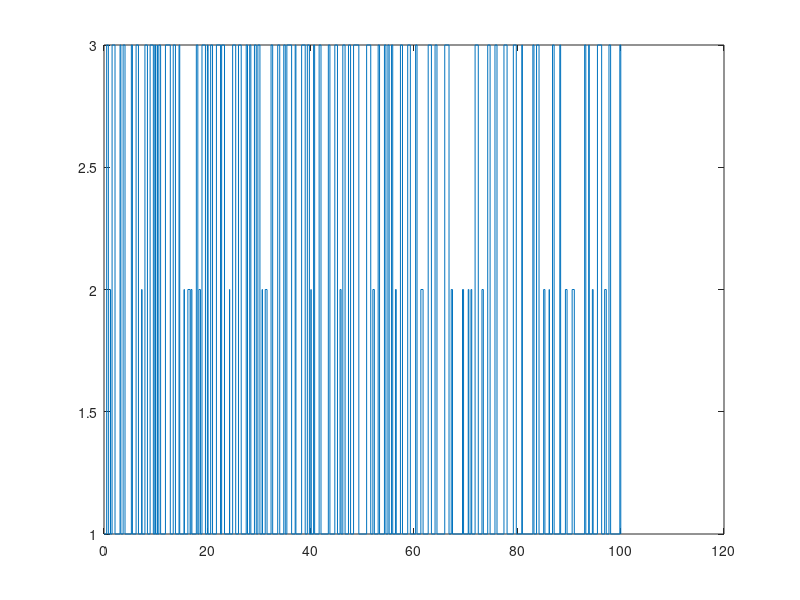

The MATLAB source for this figure:
clc; close all; clear all;

%% state machines-slide 25 L07

s=1;
t=0;
Tmax=100;
trace=[t,s];
Ts1=0;
Ts2=0;
Ts3=0;
C=0;

% slide 18- L07
while t<Tmax
    if s==1
       dt=-(log(rand())+ log(rand())+ log(rand())+ log(rand()))/5;
       Ts1=Ts1+dt;
       if rand()<0.3
           ns=2;
       else
           ns=3;
       end
    end
    if s==2
       ns=1;
       dt=-(log(rand())+log(rand()))/10;
       Ts2=Ts2+dt;
       C=C+1;
    end
    if s==3
       ns=1;
       dt=-(log(rand())+ log(rand())+ log(rand()))/8;  %inja meghdaresho taghir dad o 16 gozasht, hala bayad bfahmam chika mikone in zarayeb
       Ts3=Ts3+dt;
       C=C+1;
    end
   s=ns;
   t=t+dt;
   trace(end+1,:)=[t,s];
end
   

Ps1=Ts1/t   %prob of being in state 1
Ps2=Ts2/t   %prob of being in state 2
Ps3=Ts3/t   %prob of being in state 3
X=C/t %meghdaresh ba chizi k ostad too code a bdast avord fasele ziadi dare
stairs(trace(:,1),trace(:,2));


    
        